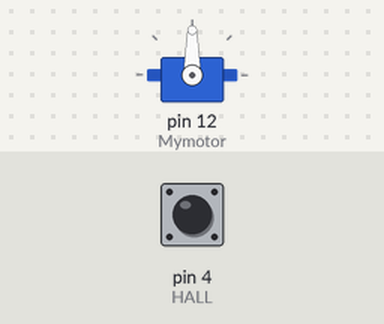
Simulated run of this sketch. Board: Arduino Uno, built with avr-gcc and run on an emulated ATmega328P. On the bench: servo. The inputs (shaded band) are chosen by the test bench; at power-on: pin 4 (HALL) HIGH. What the sketch prints to the serial monitor is not drawn.

Above: at 0.1 s.
At 1.1 s:
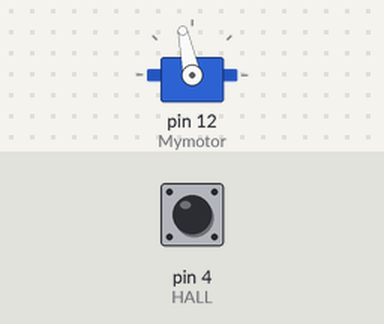
Timing chart, 0 to 2.6 s (numbered marks = the images above):
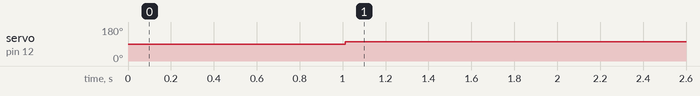

The sketch:

Hastighetsampling.ino
```cpp
# include <Servo.h>

int HALL=4;                               //pin för hall
int state=0;                              //signal från hall
double v=0;                               //Hastighet cm/s
double Omkrets=20.4;                         //Omkrets på hjulet cm
int ts=10;                                //sampletime  microseconds
unsigned long lastsampletime=0;
unsigned long lasttime=0;
unsigned long currenttime=0;
//int passeringar=0;            //For testing
int state2=HIGH;
int oldstate=HIGH;
//double lowestspeed=1; // mät till denna hastighet, om lägre hastighet så aproximeras den tilll 0
//double timeout= 1000*lowestspeed/(20.4/17.5) ;    //tiden som leder till hastigheten 0
int inputintervall=1000;
 Servo motor;
int Mymotor = 12;
float angle = 90;
void setup() {
  pinMode(Mymotor,OUTPUT);            //sätter dc motor som output
  motor.attach(Mymotor);
  Serial.begin(9600);
}

void loop() {
 currenttime=millis();

if((currenttime-lasttime) > inputintervall) {
 // angle=random(75, 90);
 angle=102;
  motor.write(angle);
  lasttime=currenttime;
}

else if((currenttime-lastsampletime) > ts){
  state=digitalRead(HALL);              //Reads the hallsignal

    if (state==LOW && oldstate==HIGH){                        //Cheaks if the magnet is there
      currenttime=millis();
      if (currenttime==0){
      }
      else{
        v=(Omkrets*1000)/((currenttime-lastsampletime)*17.53);    //multiply with tousend to get seconds instead of mS 17.53 magnets per wheel rotation
        lastsampletime=currenttime;
   //     passeringar++;
   //     Serial.print(v);                      //Only for testing
  //     Serial.print(passeringar);                      //Only for testing
  //    Serial.print('\n');                   //Only for testing
      }
    }
//    else if (millis > (timeout+lasttime)){
//      v=0;
//    }
    oldstate=state;
}

Serial.print(v);
Serial.print(',');
Serial.print(currenttime);
Serial.print(',');
Serial.print(angle);
Serial.print(',');
  Serial.print('\n');

}

//void ReadSpeed{
//
//    //delayMicroseconds(ts);
//    return (v);
//}
```

Measured:
- by itself, servo on pin 12 (Mymotor): 90° → 102° at 1.0 s
